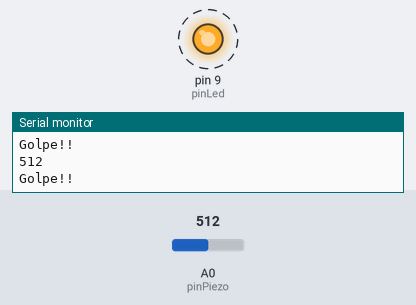
This sketch was run on a simulated Arduino Uno, built with avr-gcc and run on an emulated ATmega328P. Parts: output pins drawn as LEDs (lit = HIGH), the last lines printed to the serial monitor. Dashed ring = blinking. The inputs (shaded band) are chosen by the test bench; at power-on: A0 (pinPiezo) = 512.

Above: at 1.25 s.
1.3 s: A0 (pinPiezo) set to 109
4.3 s: A0 (pinPiezo) set to 88
At 4.3 s:
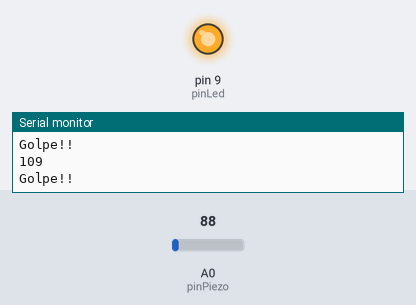
5.8 s: A0 (pinPiezo) set to 110
At 5.97 s:
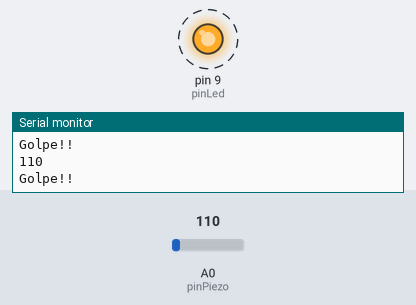
8.8 s: A0 (pinPiezo) set to 90
Timing chart, 0 to 11.3 s (numbered marks = the images above; inputs shaded):
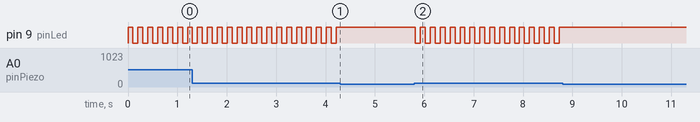

Measured:
- the behaviour switches between 100 and 99 on A0 (pinPiezo) (found by bisection; images 0 and 1)
- after the input at 4.3 s, pin 9 (pinLed): stops changing and stays HIGH
- after the input at 5.8 s, pin 9 (pinLed): alternates HIGH for 0.10 s and LOW for 0.10 s, starting at once
- after the input at 8.8 s, pin 9 (pinLed): stops changing and stays HIGH
- by itself, pin 9 (pinLed): alternates HIGH for 0.10 s and LOW for 0.10 s

The sketch:

sensorPiezo.ino
```cpp
 /*

        En este proyecto usamos un piezoelectrico como sensor
un zumbador piezoeléctrico
1 resistencia de 1 MOhm (café, negro, verde)
   */

     // declaramos las constantes para el uso de los pines

     const int pinLed   =  9;     // led conectado al pin digital 13
     const int pinPiezo =  A0;    // piezo conectado al pin analogico  0

     // declaramos una constante con el valor del umbral
     const int umbral   = 100;    // valor umbral para detectar un golpe

     // declaramos las variables para los valores de lectura y estdo del led
     int lecturaSensor = 0;       // variable para gaurdar el valor del sensor
     int estadoLed     = 0;       // variable pra guaradar el estado del led


     void setup() {
         pinMode(pinLed, OUTPUT);   // inicializamos el pin del led como salida - OUTPUT
         Serial.begin(9600);        // inicializamos la comunicacion serial
     }

     void loop() {
         // leemos el valor del sensor en lecturaSensor
         lecturaSensor = analogRead(pinPiezo);
         Serial.println(lecturaSensor);
         // si el valor del sensor es mayor que el umbral
         if (lecturaSensor >= umbral) {
             // cambiamos el estado del led
             estadoLed = 1 - estadoLed;
             // y actualizamos la salida del pin del led
             digitalWrite(pinLed, estadoLed);
             // Y mandamos un "Golpe!!" a la computadora por el serial
             Serial.println("Golpe!!");
           }
         delay(100);    // hacemos un delay para no saturar el bufer de comunicacion
     }
```
